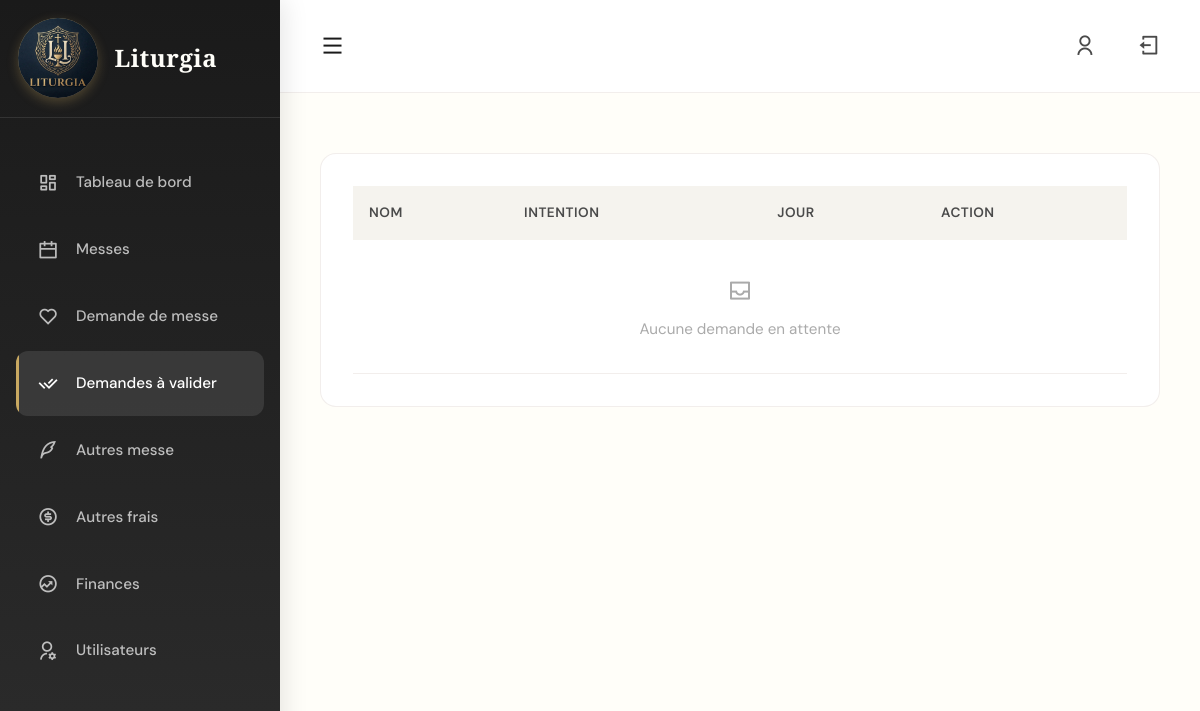
The page /intentions/liste_demandes_faites/ (signed in) on the database as committed earlier.
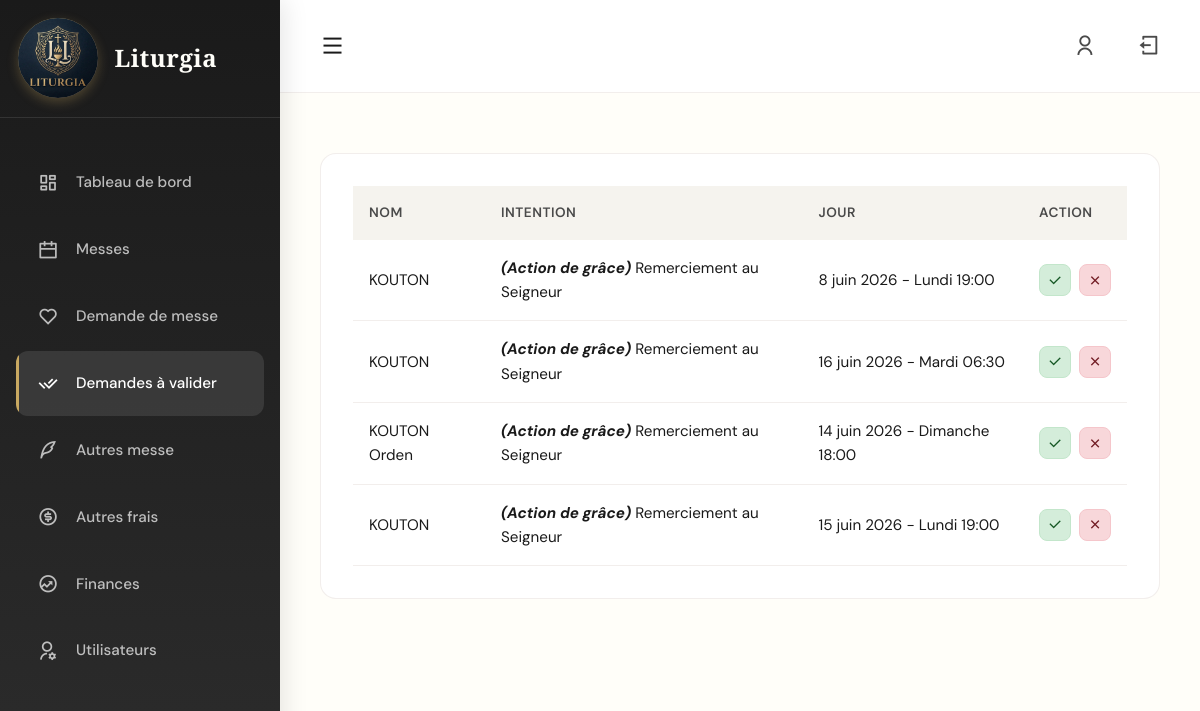
The same page on the database as committed later.
### intentions/models.py (models this page shows, shortened)
class Intention(models.Model):
    demandeur = models.ForeignKey(Demandeur, on_delete=models.CASCADE)
    intention = models.TextField()
    categorie = models.CharField(max_length=100, blank=True, null=True)
    nombre = models.PositiveIntegerField(default=1)
    date_debut = models.DateField()
    date_fin = models.DateField(blank=True, null=True)
    horaire = models.ForeignKey('messes.HoraireMesse', on_delete=models.SET_NULL, null=True)
    montant = models.DecimalField(max_digits=10, decimal_places=2, blank=True, null=True)
    statut = models.CharField(max_length=20)
    enregistre_par = models.ForeignKey(
        settings.AUTH_USER_MODEL, on_delete=models.SET_NULL,
        null=True, blank=True, related_name='intentions_enregistrees'
    )
    role_enregistreur = models.CharField(max_length=100, blank=True, null=True)
    created_at = models.DateTimeField(auto_now_add=True)

class Demandeur(models.Model):
    nom = models.CharField(max_length=255)
    telephone = models.CharField(max_length=20, blank=True, null=True)

### messes/models.py (models this page shows, shortened)
class HoraireMesse(models.Model):
    JOUR_CHOICES = (
        (0, 'Lundi'),
        (1, 'Mardi'),
        (2, 'Mercredi'),
        (3, 'Jeudi'),
        (4, 'Vendredi'),
        (5, 'Samedi'),
        (6, 'Dimanche'),
    )
    TYPE_CHOICES = (
        ('normal', 'Normal'),
        ('special', 'Spécial'),
    )
    jour = models.IntegerField(choices=JOUR_CHOICES)
    heure = models.TimeField()
    type = models.CharField(max_length=10, choices=TYPE_CHOICES, default='normal')
    fete = models.CharField(max_length=100, blank=True, null=True)

### intentions/views.py (the view)
# urls.py: path('liste_demandes_faites/', views.liste_demandes_faites, name='liste_demandes_faites'),
@login_required
def liste_demandes_faites(request):
    demandes = Intention.objects.filter(statut='en_attente').select_related('demandeur', 'horaire').order_by('-created_at')
    return render(request, 'demandes_a_valider.html', {'demandes': demandes})

### intentions/templates/demandes_a_valider.html (shortened to what this page needs)
{% extends "base.html" %}
{% block content %}
<div class="page-content" style="animation: fadeInUp 0.6s ease;">
    <div class="card">
        <div class="table-container">
            <table>
               <thead>
                    <tr>
                        <th>Nom</th>
                        <th>Intention</th>
                        <th>Jour</th>
                        <th>Action</th>
                    </tr>
                </thead>
                <tbody>
                    {% for d in demandes %}
                    <tr>
                        <td>{{ d.demandeur.nom }}</td>
                        <td><em style="font-weight: bold;">({{ d.categorie|default:"-" }})</em> {{ d.intention }}</td>
                        <td>{{ d.date_debut }} - {{ d.horaire.get_jour_display }} {{ d.horaire.heure }}</td>
                        <td>
                            <div class="action-buttons">
                                {% now "Y-m-d" as today_str %}
                                {% if d.statut == 'en_attente' %}
                                    <button class="action-btn"
                                        style="background:#d4edda; color:#155724; border:1px solid #c3e6cb;"
                                        title="Valider"
                                        onclick="openModalValider('{{ d.id }}', '{{ d.demandeur.nom|escapejs }}')">
                                        <i class="ri-check-line"></i>
                                    </button>
                                    <button class="action-btn"
                                        style="background:#f8d7da; color:#721c24; border:1px solid #f5c6cb;"
                                        title="Rejeter"
                                        onclick="openModalRejeter('{{ d.id }}', '{{ d.demandeur.nom|escapejs }}')">
                                        <i class="ri-close-line"></i>
                                    </button>
                                {% endif %}
                            </div>
                        </td>
                    </tr>
                    {% empty %}
                    <tr>
                        <td colspan="6" style="text-align:center; color:#aaa; padding:2rem 0;">
                            <i class="ri-inbox-line" style="font-size:1.5rem; display:block; margin-bottom:0.4rem;"></i>
                            Aucune demande en attente
                        </td>
                    </tr>
                    {% endfor %}
                </tbody>
            </table>
        </div>
    </div>
</div>
{% endblock %}

### dashboard/templates/base.html (shortened to what this page needs)
{% load form_tags %}
<!DOCTYPE html>
<html lang="fr">
<head>
    <link rel="stylesheet" href="/static/css/dash.css">
    <link rel="stylesheet" href="https://cdnjs.cloudflare.com/ajax/libs/remixicon/4.6.0/remixicon.min.css">
</head>
<body>
    <aside class="sidebar" id="sidebar">
        <div class="logo-section">
            <div class="logo-content" style="padding: 1%;">
                <img class="logo-icon" src="/static/images/logo.png" alt="">
                <span class="logo-text">Liturgia</span>
            </div>
        </div>
        <nav class="nav-menu">
            <div class="nav-item">
                <a href="{% url 'dashboard' %}"
                class="nav-link {% if request.resolver_match.url_name == 'dashboard' %}active{% endif %}">
                    <i class="ri-dashboard-line nav-icon"></i>
                    <span>Tableau de bord</span>
                </a>
            </div>
            {% if request.user.is_superuser or request.user.role == 'cure' %}
                <div class="nav-item">
                    <a href="{% url 'messes' %}"
                    class="nav-link {% if request.resolver_match.url_name == 'messes' %}active{% endif %}">
                        <i class="ri-calendar-line nav-icon"></i>
                        <span>Messes</span>
                    </a>
                </div>
            {% endif %}
            <div class="nav-item">
                <a href="{% url 'intentions' %}"
                class="nav-link {% if request.resolver_match.url_name == 'intentions' %}active{% endif %}">
                    <i class="ri-heart-line nav-icon"></i>
                    <span>Demande de messe</span>
                </a>
            </div>
            <div class="nav-item">
                <a href="{% url 'liste_demandes_faites' %}"
                class="nav-link {% if request.resolver_match.url_name == 'liste_demandes_faites' %}active{% endif %}">
                    <i class="ri-check-double-line nav-icon"></i>
                    <span>Demandes à valider</span>
                </a>
            </div>
            <div class="nav-item">
                <a href="{% url 'autres_messes' %}"
                class="nav-link {% if request.resolver_match.url_name == 'autres_messes' %}active{% endif %}">
                    <i class="ri-quill-pen-line nav-icon"></i>
                    <span>Autres messe</span>
                </a>
            </div>
            <div class="nav-item">
                <a href="{% url 'autres_frais' %}"
                class="nav-link {% if request.resolver_match.url_name == 'autres_frais' %}active{% endif %}">
                    <i class="ri-money-dollar-circle-line nav-icon"></i>
                    <span>Autres frais</span>
                </a>
            </div>
            <div class="nav-item">
                <a href="{% url 'finance' %}"
                class="nav-link {% if request.resolver_match.url_name == 'finance' %}active{% endif %}">
                    <i class="ri-funds-line nav-icon"></i>
                    <span>Finances</span>
                </a>
            </div>
            {% if request.user.is_superuser or request.user.role == 'cure' %}
            <div class="nav-item">
                <a href="{% url 'users' %}"
                class="nav-link {% if request.resolver_match.url_name == 'users' %}active{% endif %}">
                    <i class="ri-user-settings-line nav-icon"></i>
                    <span>Utilisateurs</span>
                </a>
            </div>
            {% endif %}
        </nav>
    </aside>
    <main class="main-content" id="mainContent">
        <div class="topbar">
            <div class="topbar-left">
                <button class="menu-toggle" id="menuToggle">
                    <i class="ri-menu-line"></i>
                </button>
            </div>
            <div class="topbar-right">
                <button class="notification-btn" onclick="openModalProfil()" title="Mon profil">
                    <i class="ri-user-line"></i>
                </button>
                <button class="notification-btn" onclick="openModalLogout()" title="Déconnexion">
                    <i class="ri-logout-box-line"></i>
                </button>
            </div>
        </div>
        <div class="content" id="content">
            {% block content %}
            {% endblock %}
        </div>
    </main>
</body>
</html>

### static/css/dash.css (style rules this page uses)
:root { --ivory: #FFFEF9; --charcoal: #1A1A1A; --taupe: #A89080; --gold: #C9A961; --slate: #4A4A4A; --cream: #F5F3EE; --sage: #8B9A7E; --shadow: rgba(26, 26, 26, 0.08); --border: rgba(168, 144, 128, 0.15); }
* { margin: 0; padding: 0; box-sizing: border-box; }
body { font-family: 'DM Sans', sans-serif; background: var(--ivory); color: var(--charcoal); overflow-x: hidden; line-height: 1.6; }
body::before { content: ''; position: fixed; top: 0; left: 0; width: 100%; height: 100%; opacity: 0.025; z-index: 0; pointer-events: none; }
.sidebar { position: fixed; left: 0; top: 0; width: 280px; height: 100vh; background: linear-gradient(180deg, #1a1a1a 0%, #2c2c2c 100%); padding: 1rem 0; z-index: 1000; box-shadow: 4px 0 24px rgba(0, 0, 0, 0.1); transition: transform 0.3s cubic-bezier(0.4, 0, 0.2, 1); }
.logo-section { padding: 0 1rem 1rem; border-bottom: 1px solid rgba(255, 255, 255, 0.1); margin-bottom: 2rem; }
.logo-content { display: flex; align-items: center; gap: 1rem; }
.logo-icon { width: 80px; height: 80px; background: linear-gradient(135deg, var(--gold), var(--taupe)); border-radius: 50px; display: flex; align-items: center; justify-content: center; font-size: 1.5rem; box-shadow: 0 4px 12px rgba(201, 169, 97, 0.3); }
.action-buttons { display: flex; gap: 0.5rem; align-items: center; }
.action-btn { width: 32px; height: 32px; border: none; border-radius: 8px; cursor: pointer; display: flex; align-items: center; justify-content: center; font-size: 1rem; transition: all 0.3s cubic-bezier(0.4, 0, 0.2, 1); }
.logo-text { font-family: 'Cormorant Garamond', serif; font-size: 1.5rem; font-weight: 600; color: var(--ivory); letter-spacing: 0.5px; }
.nav-menu { padding: 0 1rem; }
.nav-item { margin-bottom: 0.1rem; }
.nav-link { display: flex; align-items: center; gap: 1rem; padding: 1rem 1.25rem; color: rgba(255, 255, 255, 0.7); text-decoration: none; border-radius: 12px; transition: all 0.3s cubic-bezier(0.4, 0, 0.2, 1); font-weight: 500; font-size: 0.95rem; position: relative; overflow: hidden; }
.nav-link::before { content: ''; position: absolute; left: 0; top: 0; width: 3px; height: 100%; background: var(--gold); transform: scaleY(0); transition: transform 0.3s ease; }
.nav-link:hover, .nav-link.active { background: rgba(255, 255, 255, 0.1); color: white; }
.nav-link.active::before { transform: scaleY(1); }
.nav-icon { font-size: 1.3rem; width: 24px; text-align: center; }
.main-content { margin-left: 280px; min-height: 100vh; background: var(--ivory); transition: margin-left 0.3s cubic-bezier(0.4, 0, 0.2, 1); position: relative; z-index: 1; }
.topbar { background: rgba(255, 255, 255, 0.9); backdrop-filter: blur(20px); padding: 1.5rem 2rem; border-bottom: 1px solid var(--border); display: flex; justify-content: space-between; align-items: center; position: sticky; top: 0; z-index: 100; }
.topbar-left { display: flex; align-items: center; gap: 1.5rem; }
.menu-toggle { background: none; border: none; font-size: 1.5rem; color: var(--charcoal); cursor: pointer; padding: 0.5rem; border-radius: 8px; transition: background 0.3s ease; }
.topbar-right { display: flex; align-items: center; gap: 1.5rem; }
.notification-btn { position: relative; background: none; border: none; font-size: 1.4rem; color: var(--slate); cursor: pointer; padding: 0.5rem; border-radius: 8px; transition: all 0.3s ease; }
.content { padding: 2.5rem; animation: fadeInUp 0.6s ease; }
.card { background: white; border-radius: 16px; border: 1px solid var(--border); padding: 2rem; animation: fadeInUp 0.6s ease; }
.table-container { overflow-x: auto; }
table { width: 100%; border-collapse: collapse; }
thead { background: var(--cream); }
th { padding: 1rem; text-align: left; font-weight: 600; font-size: 0.85rem; text-transform: uppercase; letter-spacing: 0.5px; color: var(--slate); }
td { padding: 1rem; border-bottom: 1px solid var(--border); font-size: 0.95rem; }

Rows that differ between the two databases and show on the page:
added Intention: demandeur.nom "KOUTON", categorie "Action de grâce", intention "Remerciement au Seigneur", date_debut "8 juin 2026", horaire.jour "Lundi", horaire.heure "19:00"
added Intention: demandeur.nom "KOUTON", categorie "Action de grâce", intention "Remerciement au Seigneur", date_debut "16 juin 2026", horaire.jour "Mardi", horaire.heure "06:30"
added Intention: demandeur.nom "KOUTON Orden", categorie "Action de grâce", intention "Remerciement au Seigneur", date_debut "14 juin 2026", horaire.jour "Dimanche", horaire.heure "18:00"
added Intention: demandeur.nom "KOUTON", categorie "Action de grâce", intention "Remerciement au Seigneur", date_debut "15 juin 2026", horaire.jour "Lundi", horaire.heure "19:00"
Other text that changed with them:
text no longer shown: "Aucune demande en attente"
